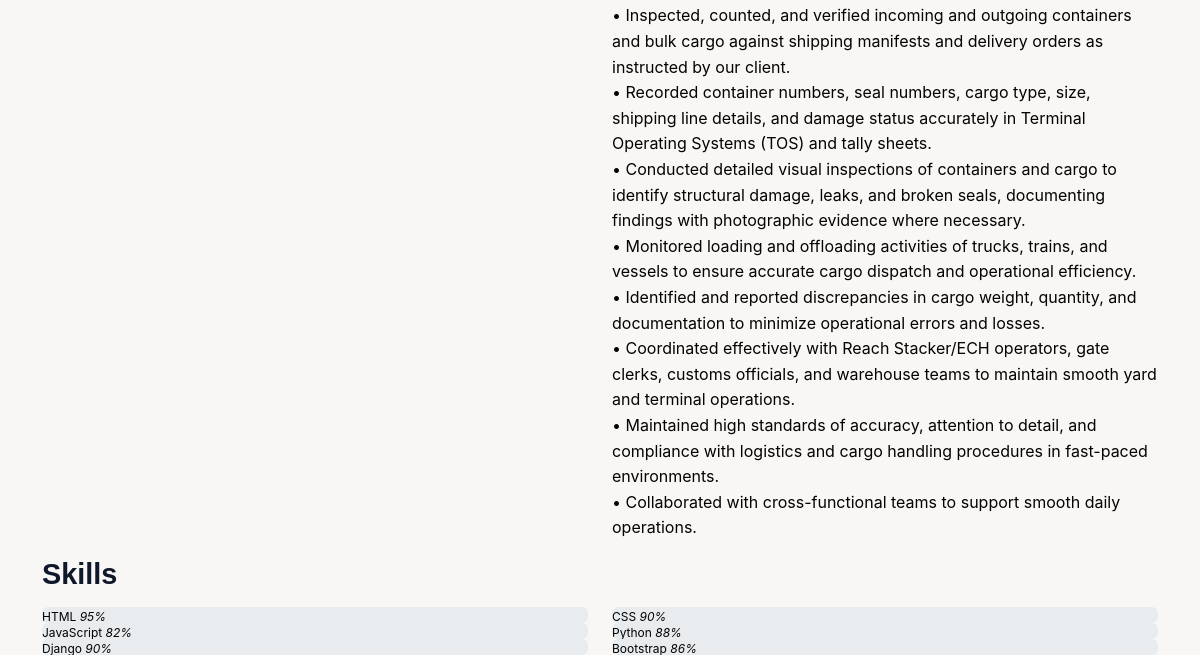
The page /resume/ (lower part) on the database as committed earlier.
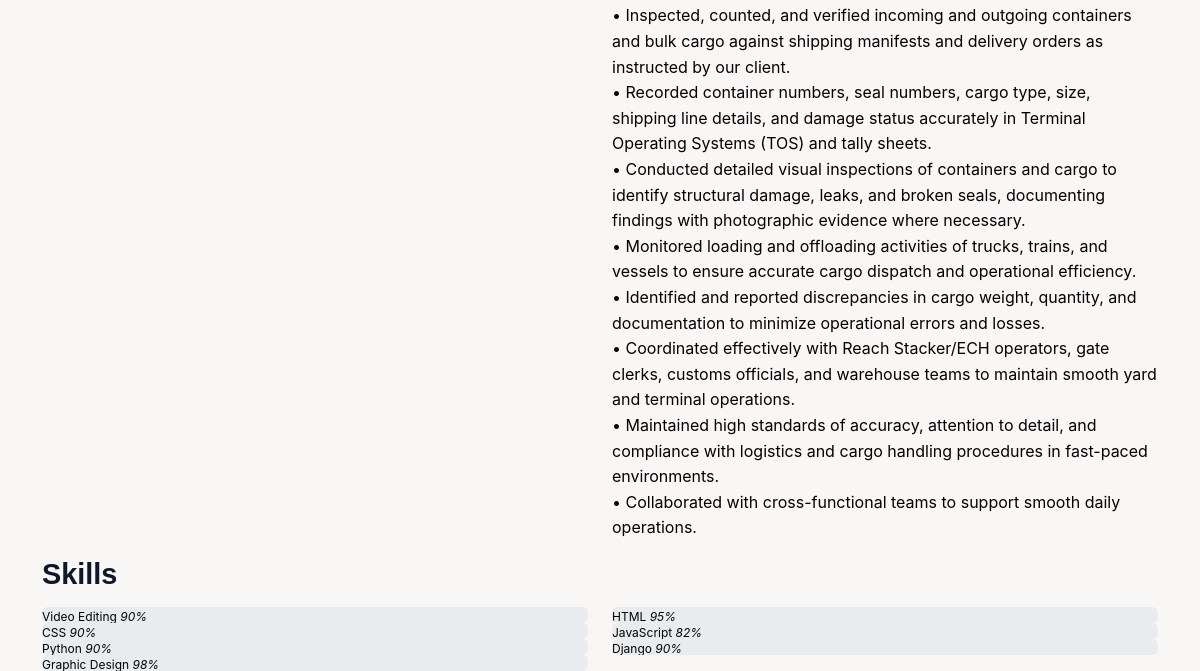
The same page on the database as committed later.
### myportifolio/models.py (models this page shows, shortened)
class TimestampedModel(models.Model):
    created_at = models.DateTimeField(auto_now_add=True)
    updated_at = models.DateTimeField(auto_now=True)
    class Meta:
        abstract = True

class Experience(TimestampedModel):
    role = models.CharField(max_length=180)
    company = models.CharField(max_length=180)
    period = models.CharField(max_length=80)
    location = models.CharField(max_length=120, blank=True)
    description = models.TextField(
        help_text="Use one responsibility per line for bullet points."
    )
    order = models.PositiveIntegerField(default=0)
    class Meta:
        ordering = ["order", "-created_at"]

class Skill(TimestampedModel):
    name = models.CharField(max_length=80)
    proficiency = models.PositiveSmallIntegerField(default=80)
    order = models.PositiveIntegerField(default=0)
    class Meta:
        ordering = ["order", "name"]

### myportifolio/views.py (the view)
# urls.py: path("resume/", views.resume_page, name="resume"),
def resume_page(request):
    context = {
        "profile": _site_profile(),
        "resume": Resume.objects.order_by("-updated_at").first(),
        "education": Education.objects.all(),
        "experience": Experience.objects.all(),
        "skills": Skill.objects.all(),
    }
    return render(request, "resume.html", context)

### myportifolio/views.py (called while the page is built)
def _site_profile():
    profile = SiteProfile.objects.order_by("-updated_at").first()
    if profile:
        return profile
    return _fallback_profile()

### myportifolio/templates/resume.html (shortened to what this page needs)
{% load static %}
<!DOCTYPE html>
<html lang="en">
<head>
  <link href="{% static 'assets/vendor/bootstrap/css/bootstrap.min.css' %}" rel="stylesheet">
  <link href="{% static 'assets/vendor/bootstrap-icons/bootstrap-icons.css' %}" rel="stylesheet">
  <link href="{% static 'assets/css/main.css' %}" rel="stylesheet">
</head>
<body>
  <main class="main">
    <section class="section">
      <div class="container resume">
        <div class="row">
          <div class="col-lg-6">
          </div>
          <div class="col-lg-6">
            {% for item in experience %}
              <div class="resume-item">
                <p>{{ item.description|linebreaksbr }}</p>
              </div>
            {% endfor %}
          </div>
        </div>
        <div class="skills section">
          <h3 class="resume-title">Skills</h3>
          <div class="row skills-content skills-animation">
            {% for skill in skills %}
              <div class="col-lg-6">
                <div class="progress">
                  <span class="skill"><span>{{ skill.name }}</span> <i class="val">{{ skill.proficiency }}%</i></span>
                </div>
              </div>
            {% endfor %}
          </div>
        </div>
      </div>
    </section>
  </main>
</body>
</html>

Rows that differ between the two databases and show on the page:
removed Skill: name "Bootstrap", proficiency "86"
added Skill: name "Video Editing", proficiency "90"
changed Skill "Python": proficiency "88" → "90"
added Skill: name "Graphic Design", proficiency "98"
